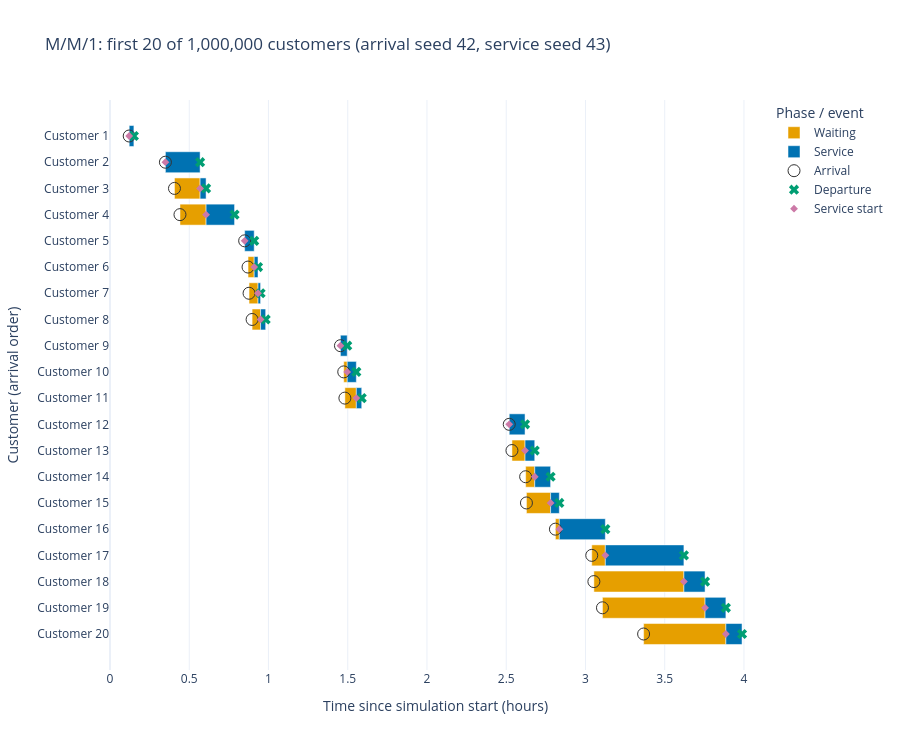

Notebook source saved alongside this figure:
### Markdown cell above
#### 6. Gantt chart: first 20 customers

A Gantt chart of 1 million customers is unreadable, so only the first 20 customers are shown. Orange spans arrival (`AT`) to service start (`TSB`); blue spans service start to departure (`TSE`). Hover to inspect the times in hours (and days) since simulation start.

### Code cell
first = df.sort_values(["AT", "c_id"]).head(20)
fig = plot_gantt(first, title=f"{example_title}: first {len(first)} of {len(df):,} customers "
                             f"(arrival seed {arrival_seed}, service seed {service_seed})")
fig.show()
first[["c_id", "AT", "TSB", "TSE", "TCWQ", "ST", "TCSS", "s_id"]]

### Figure 1 — Plotly figure (JSON) as saved in the notebook; plotly's stock layout.template omitted (floating-point values rounded to 4 significant figures)
{"data": [{"base": [0.1211, 0.3496, 0.4068, 0.4415, 0.8497, 0.8709, 0.8773, 0.8966, 1.454, 1.475, 1.482, 2.519, 2.536, 2.622, 2.628, 2.81, 3.04, 3.053, 3.107, 3.367], "customdata": [["0.12 h (0.01 days)", "0.12 h (0.01 days)", "0 h (0 days)"], ["0.35 h (0.01 days)", "0.35 h (0.01 days)", "0 h (0 days)"], ["0.41 h (0.02 days)", "0.57 h (0.02 days)", "0.16 h (0.01 days)"], ["0.44 h (0.02 days)", "0.61 h (0.03 days)", "0.16 h (0.01 days)"], ["0.85 h (0.04 days)", "0.85 h (0.04 days)", "0 h (0 days)"], ["0.87 h (0.04 days)", "0.91 h (0.04 days)", "0.04 h (0 days)"], ["0.88 h (0.04 days)", "0.93 h (0.04 days)", "0.06 h (0 days)"], ["0.9 h (0.04 days)", "0.95 h (0.04 days)", "0.05 h (0 days)"], ["1.45 h (0.06 days)", "1.45 h (0.06 days)", "0 h (0 days)"], ["1.47 h (0.06 days)", "1.5 h (0.06 days)", "0.02 h (0 days)"], ["1.48 h (0.06 days)", "1.55 h (0.06 days)", "0.07 h (0 days)"], ["2.52 h (0.1 days)", "2.52 h (0.1 days)", "0 h (0 days)"], ["2.54 h (0.11 days)", "2.62 h (0.11 days)", "0.08 h (0 days)"], ["2.62 h (0.11 days)", "2.68 h (0.11 days)", "0.06 h (0 days)"], ["2.63 h (0.11 days)", "2.78 h (0.12 days)", "0.15 h (0.01 days)"], ["2.81 h (0.12 days)", "2.83 h (0.12 days)", "0.02 h (0 days)"], ["3.04 h (0.13 days)", "3.13 h (0.13 days)", "0.09 h (0 days)"], ["3.05 h (0.13 days)", "3.62 h (0.15 days)", "0.57 h (0.02 days)"], ["3.11 h (0.13 days)", "3.75 h (0.16 days)", "0.65 h (0.03 days)"], ["3.37 h (0.14 days)", "3.89 h (0.16 days)", "0.52 h (0.02 days)"]], "hovertemplate": "%{text}<br>Start: %{customdata[0]}<br>End: %{customdata[1]}<br>Duration: %{customdata[2]}<extra>%{fullData.name}</extra>", "marker": {"color": "#E69F00"}, "name": "Waiting", "orientation": "h", "text": ["Customer 1", "Customer 2", "Customer 3", "Customer 4", "Customer 5", "Customer 6", "Customer 7", "Customer 8", "Customer 9", "Customer 10", "Customer 11", "Customer 12", "Customer 13", "Customer 14", "Customer 15", "Customer 16", "Customer 17", "Customer 18", "Customer 19", "Customer 20"], "textposition": "none", "type": "bar", "x": [0.0, 0.0, 0.1617, 0.1647, 0.0, 0.03889, 0.05666, 0.05352, 0.0, 0.02195, 0.07225, 0.0, 0.08263, 0.05744, 0.1524, 0.02457, 0.08572, 0.5681, 0.6474, 0.5191], "y": ["Customer 1", "Customer 2", "Customer 3", "Customer 4", "Customer 5", "Customer 6", "Customer 7", "Customer 8", "Customer 9", "Customer 10", "Customer 11", "Customer 12", "Customer 13", "Customer 14", "Customer 15", "Customer 16", "Customer 17", "Customer 18", "Customer 19", "Customer 20"]}, {"base": [0.1211, 0.3496, 0.5685, 0.6062, 0.8497, 0.9098, 0.934, 0.9501, 1.454, 1.497, 1.554, 2.519, 2.619, 2.68, 2.78, 2.835, 3.125, 3.621, 3.755, 3.886], "customdata": [["0.12 h (0.01 days)", "0.15 h (0.01 days)", "0.03 h (0 days)"], ["0.35 h (0.01 days)", "0.57 h (0.02 days)", "0.22 h (0.01 days)"], ["0.57 h (0.02 days)", "0.61 h (0.03 days)", "0.04 h (0 days)"], ["0.61 h (0.03 days)", "0.79 h (0.03 days)", "0.18 h (0.01 days)"], ["0.85 h (0.04 days)", "0.91 h (0.04 days)", "0.06 h (0 days)"], ["0.91 h (0.04 days)", "0.93 h (0.04 days)", "0.02 h (0 days)"], ["0.93 h (0.04 days)", "0.95 h (0.04 days)", "0.02 h (0 days)"], ["0.95 h (0.04 days)", "0.98 h (0.04 days)", "0.03 h (0 days)"], ["1.45 h (0.06 days)", "1.5 h (0.06 days)", "0.04 h (0 days)"], ["1.5 h (0.06 days)", "1.55 h (0.06 days)", "0.06 h (0 days)"], ["1.55 h (0.06 days)", "1.59 h (0.07 days)", "0.03 h (0 days)"], ["2.52 h (0.1 days)", "2.62 h (0.11 days)", "0.1 h (0 days)"], ["2.62 h (0.11 days)", "2.68 h (0.11 days)", "0.06 h (0 days)"], ["2.68 h (0.11 days)", "2.78 h (0.12 days)", "0.1 h (0 days)"], ["2.78 h (0.12 days)", "2.83 h (0.12 days)", "0.06 h (0 days)"], ["2.83 h (0.12 days)", "3.13 h (0.13 days)", "0.29 h (0.01 days)"], ["3.13 h (0.13 days)", "3.62 h (0.15 days)", "0.5 h (0.02 days)"], ["3.62 h (0.15 days)", "3.75 h (0.16 days)", "0.13 h (0.01 days)"], ["3.75 h (0.16 days)", "3.89 h (0.16 days)", "0.13 h (0.01 days)"], ["3.89 h (0.16 days)", "3.99 h (0.17 days)", "0.1 h (0 days)"]], "hovertemplate": "%{text}<br>Start: %{customdata[0]}<br>End: %{customdata[1]}<br>Duration: %{customdata[2]}<extra>%{fullData.name}</extra>", "marker": {"color": "#0072B2"}, "name": "Service", "orientation": "h", "text": ["Customer 1", "Customer 2", "Customer 3", "Customer 4", "Customer 5", "Customer 6", "Customer 7", "Customer 8", "Customer 9", "Customer 10", "Customer 11", "Customer 12", "Customer 13", "Customer 14", "Customer 15", "Customer 16", "Customer 17", "Customer 18", "Customer 19", "Customer 20"], "textposition": "none", "type": "bar", "x": [0.02967, 0.2189, 0.03769, 0.1797, 0.06015, 0.02417, 0.01608, 0.03213, 0.04278, 0.05759, 0.03399, 0.09969, 0.06121, 0.1, 0.05503, 0.2904, 0.4957, 0.1334, 0.1314, 0.102], "y": ["Customer 1", "Customer 2", "Customer 3", "Customer 4", "Customer 5", "Customer 6", "Customer 7", "Customer 8", "Customer 9", "Customer 10", "Customer 11", "Customer 12", "Customer 13", "Customer 14", "Customer 15", "Customer 16", "Customer 17", "Customer 18", "Customer 19", "Customer 20"]}, {"customdata": ["0.12 h (0.01 days)", "0.35 h (0.01 days)", "0.41 h (0.02 days)", "0.44 h (0.02 days)", "0.85 h (0.04 days)", "0.87 h (0.04 days)", "0.88 h (0.04 days)", "0.9 h (0.04 days)", "1.45 h (0.06 days)", "1.47 h (0.06 days)", "1.48 h (0.06 days)", "2.52 h (0.1 days)", "2.54 h (0.11 days)", "2.62 h (0.11 days)", "2.63 h (0.11 days)", "2.81 h (0.12 days)", "3.04 h (0.13 days)", "3.05 h (0.13 days)", "3.11 h (0.13 days)", "3.37 h (0.14 days)"], "hovertemplate": "%{text}<br>Time: %{customdata}<extra>%{fullData.name}</extra>", "marker": {"color": "#333333", "size": 12, "symbol": "circle-open"}, "mode": "markers", "name": "Arrival", "text": ["Customer 1", "Customer 2", "Customer 3", "Customer 4", "Customer 5", "Customer 6", "Customer 7", "Customer 8", "Customer 9", "Customer 10", "Customer 11", "Customer 12", "Customer 13", "Customer 14", "Customer 15", "Customer 16", "Customer 17", "Customer 18", "Customer 19", "Customer 20"], "type": "scatter", "x": [0.1211, 0.3496, 0.4068, 0.4415, 0.8497, 0.8709, 0.8773, 0.8966, 1.454, 1.475, 1.482, 2.519, 2.536, 2.622, 2.628, 2.81, 3.04, 3.053, 3.107, 3.367], "y": ["Customer 1", "Customer 2", "Customer 3", "Customer 4", "Customer 5", "Customer 6", "Customer 7", "Customer 8", "Customer 9", "Customer 10", "Customer 11", "Customer 12", "Customer 13", "Customer 14", "Customer 15", "Customer 16", "Customer 17", "Customer 18", "Customer 19", "Customer 20"]}, {"customdata": ["0.15 h (0.01 days)", "0.57 h (0.02 days)", "0.61 h (0.03 days)", "0.79 h (0.03 days)", "0.91 h (0.04 days)", "0.93 h (0.04 days)", "0.95 h (0.04 days)", "0.98 h (0.04 days)", "1.5 h (0.06 days)", "1.55 h (0.06 days)", "1.59 h (0.07 days)", "2.62 h (0.11 days)", "2.68 h (0.11 days)", "2.78 h (0.12 days)", "2.83 h (0.12 days)", "3.13 h (0.13 days)", "3.62 h (0.15 days)", "3.75 h (0.16 days)", "3.89 h (0.16 days)", "3.99 h (0.17 days)"], "hovertemplate": "%{text}<br>Time: %{customdata}<extra>%{fullData.name}</extra>", "marker": {"color": "#009E73", "size": 9, "symbol": "x"}, "mode": "markers", "name": "Departure", "text": ["Customer 1", "Customer 2", "Customer 3", "Customer 4", "Customer 5", "Customer 6", "Customer 7", "Customer 8", "Customer 9", "Customer 10", "Customer 11", "Customer 12", "Customer 13", "Customer 14", "Customer 15", "Customer 16", "Customer 17", "Customer 18", "Customer 19", "Customer 20"], "type": "scatter", "x": [0.1508, 0.5685, 0.6062, 0.7859, 0.9098, 0.934, 0.9501, 0.9822, 1.497, 1.554, 1.588, 2.619, 2.68, 2.78, 2.835, 3.125, 3.621, 3.755, 3.886, 3.988], "y": ["Customer 1", "Customer 2", "Customer 3", "Customer 4", "Customer 5", "Customer 6", "Customer 7", "Customer 8", "Customer 9", "Customer 10", "Customer 11", "Customer 12", "Customer 13", "Customer 14", "Customer 15", "Customer 16", "Customer 17", "Customer 18", "Customer 19", "Customer 20"]}, {"customdata": ["0.12 h (0.01 days)", "0.35 h (0.01 days)", "0.57 h (0.02 days)", "0.61 h (0.03 days)", "0.85 h (0.04 days)", "0.91 h (0.04 days)", "0.93 h (0.04 days)", "0.95 h (0.04 days)", "1.45 h (0.06 days)", "1.5 h (0.06 days)", "1.55 h (0.06 days)", "2.52 h (0.1 days)", "2.62 h (0.11 days)", "2.68 h (0.11 days)", "2.78 h (0.12 days)", "2.83 h (0.12 days)", "3.13 h (0.13 days)", "3.62 h (0.15 days)", "3.75 h (0.16 days)", "3.89 h (0.16 days)"], "hovertemplate": "%{text}<br>Time: %{customdata}<extra>%{fullData.name}</extra>", "marker": {"color": "#CC79A7", "size": 6, "symbol": "diamond"}, "mode": "markers", "name": "Service start", "text": ["Customer 1", "Customer 2", "Customer 3", "Customer 4", "Customer 5", "Customer 6", "Customer 7", "Customer 8", "Customer 9", "Customer 10", "Customer 11", "Customer 12", "Customer 13", "Customer 14", "Customer 15", "Customer 16", "Customer 17", "Customer 18", "Customer 19", "Customer 20"], "type": "scatter", "x": [0.1211, 0.3496, 0.5685, 0.6062, 0.8497, 0.9098, 0.934, 0.9501, 1.454, 1.497, 1.554, 2.519, 2.619, 2.68, 2.78, 2.835, 3.125, 3.621, 3.755, 3.886], "y": ["Customer 1", "Customer 2", "Customer 3", "Customer 4", "Customer 5", "Customer 6", "Customer 7", "Customer 8", "Customer 9", "Customer 10", "Customer 11", "Customer 12", "Customer 13", "Customer 14", "Customer 15", "Customer 16", "Customer 17", "Customer 18", "Customer 19", "Customer 20"]}, {"customdata": [], "hovertemplate": "%{text}<br>Time: %{customdata}<extra>%{fullData.name}</extra>", "marker": {"color": "red", "size": 12, "symbol": "x"}, "mode": "markers", "name": "Reneged", "text": [], "type": "scatter", "x": [], "y": []}], "layout": {"barmode": "overlay", "height": 750, "legend": {"title": {"text": "Phase / event"}}, "title": {"text": "M/M/1: first 20 of 1,000,000 customers (arrival seed 42, service seed 43)"}, "xaxis": {"range": [0, 4.107], "title": {"text": "Time since simulation start (hours)"}}, "yaxis": {"autorange": "reversed", "categoryarray": ["Customer 1", "Customer 2", "Customer 3", "Customer 4", "Customer 5", "Customer 6", "Customer 7", "Customer 8", "Customer 9", "Customer 10", "Customer 11", "Customer 12", "Customer 13", "Customer 14", "Customer 15", "Customer 16", "Customer 17", "Customer 18", "Customer 19", "Customer 20"], "categoryorder": "array", "tickmode": "array", "ticktext": ["Customer 1", "Customer 2", "Customer 3", "Customer 4", "Customer 5", "Customer 6", "Customer 7", "Customer 8", "Customer 9", "Customer 10", "Customer 11", "Customer 12", "Customer 13", "Customer 14", "Customer 15", "Customer 16", "Customer 17", "Customer 18", "Customer 19", "Customer 20"], "tickvals": ["Customer 1", "Customer 2", "Customer 3", "Customer 4", "Customer 5", "Customer 6", "Customer 7", "Customer 8", "Customer 9", "Customer 10", "Customer 11", "Customer 12", "Customer 13", "Customer 14", "Customer 15", "Customer 16", "Customer 17", "Customer 18", "Customer 19", "Customer 20"], "title": {"text": "Customer (arrival order)"}}}}
